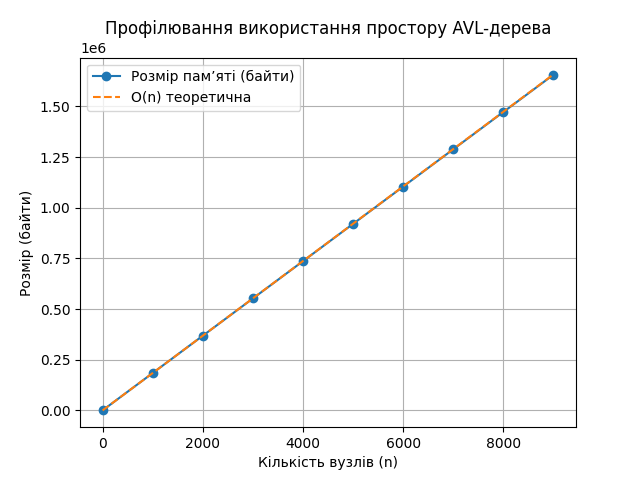

Source code (Python):
import matplotlib.pyplot as plt
from pympler import asizeof
from balanced_binary_search_tree.avl_tree import AVLTree

def profile_space():
    sizes = []
    n_values = range(0, 10000, 1000)

    for n in n_values:
        avl = AVLTree()
        for i in range(n):
            avl.insert_key(i)
        size = asizeof.asizeof(avl)
        sizes.append(size)
        print(f"n={n}, Розмір={size} байт")

    # Теоретична O(n) крива, нормалізована до розміру одного вузла
    size_per_node = (sizes[1] - sizes[0]) / 1000  # Розмір на вузол (184 байт)
    theoretical = [sizes[0] + n * size_per_node for n in n_values]

    # Побудова графіку
    plt.plot(n_values, sizes, label='Розмір пам’яті (байти)', marker='o')
    plt.plot(n_values, theoretical, label='O(n) теоретична', linestyle='--')
    plt.xlabel('Кількість вузлів (n)')
    plt.ylabel('Розмір (байти)')
    plt.title('Профілювання використання простору AVL-дерева')
    plt.legend()
    plt.grid(True)
    plt.savefig("profile_space.png")
    plt.show()

if __name__ == "__main__":
    profile_space()